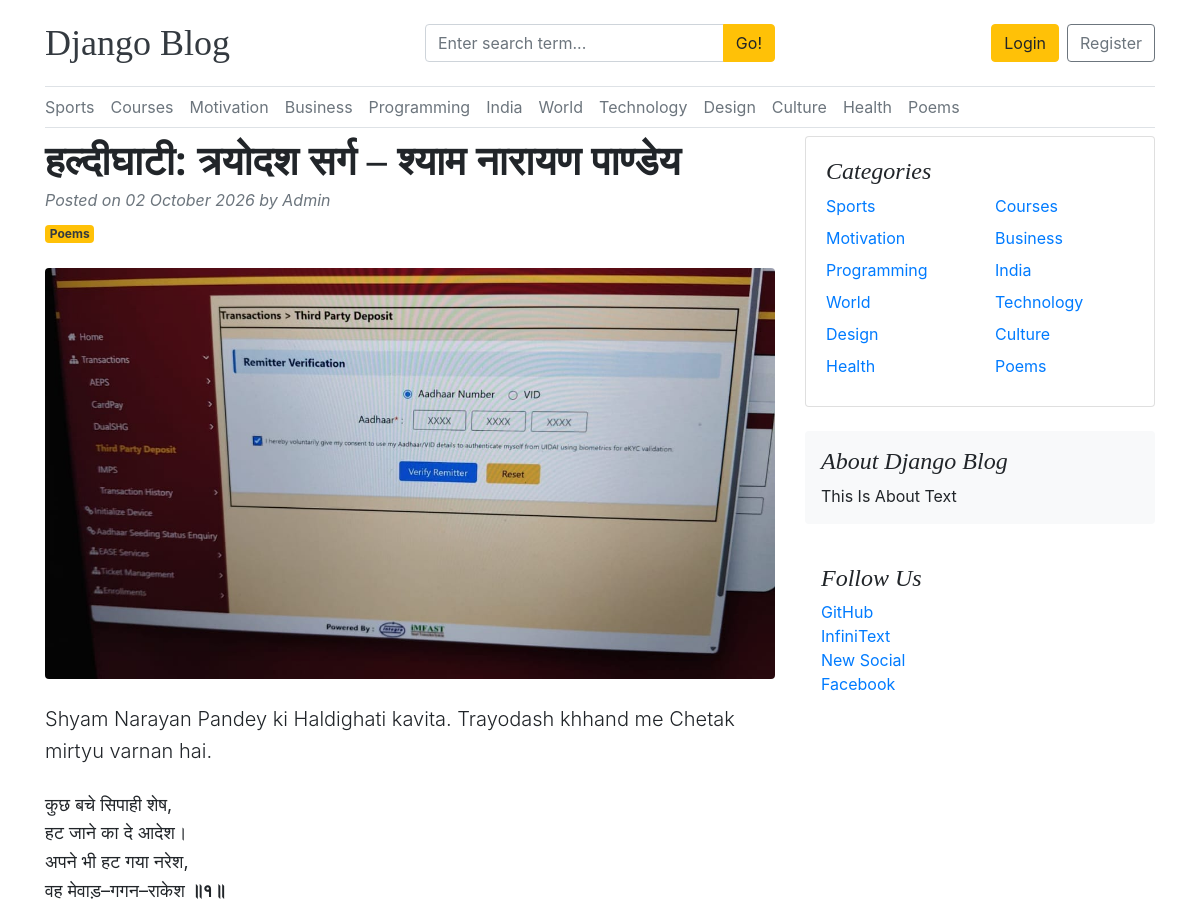
/blog/haldighati-trayodash-sarg/ (upper part), run on an earlier commit of the app's database.
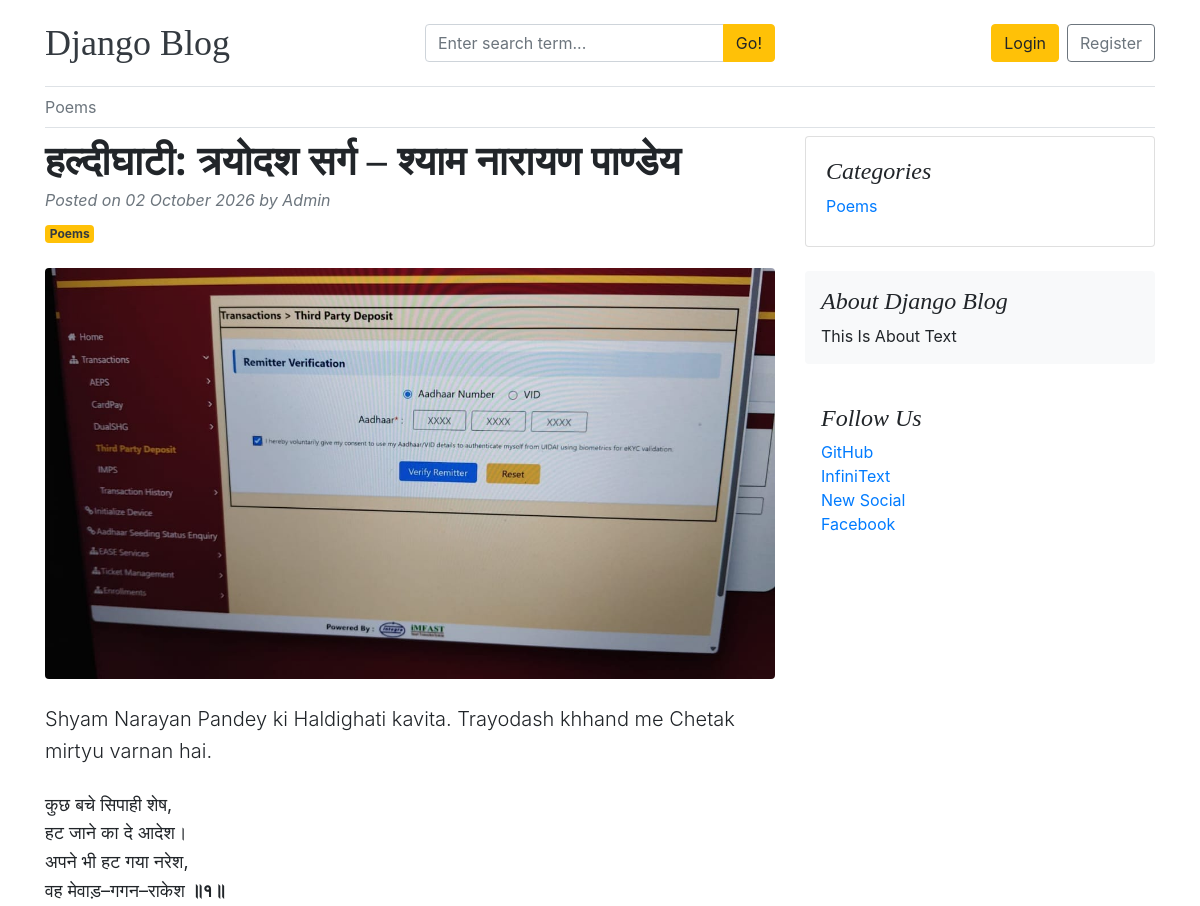
And on a later commit of the database.
### blogs/models.py (models this page shows)
class Category(models.Model):
    category_name = models.CharField(max_length=50, unique=True)
    created_at = models.DateTimeField(auto_now_add=True)
    updated_at = models.DateTimeField(auto_now=True)
    class Meta:
        verbose_name_plural = "Categories"
    def __str__(self) -> str:
        return self.category_name

### about_us/models.py (models this page shows, shortened)
class SocialLink(models.Model):
    platform = models.CharField(max_length=50)
    link = models.URLField(max_length=255)
    social_icon = models.TextField(max_length=1000)
    created_at = models.DateTimeField(auto_now_add=True)
    updated_at = models.DateTimeField(auto_now=True)

### blogs/views.py (the view, shortened to what this page needs)
# urls.py: path('blog/<slug:slug>/',BlogsView.blogs,name='blogs'),
def blogs(request,slug):
    single_blog = get_object_or_404(Blog,slug=slug,status='Published')
    comments = Comment.objects.filter(blog=single_blog)
    return render(request,'blogs.html',{'single_blog':single_blog,'comments':comments})

### blogs/context_processors.py (called while the page is built)
def get_categories(request):
    categories = Category.objects.all()
    try:
        about = About.objects.get()
    except:
        about = None
    return dict(categories=categories, about=about)

def get_social_links(request):
    social_links = SocialLink.objects.all()
    return dict(social_links=social_links)

### blogs/models.py (called while the page is built)
    def __str__(self) -> str:
        return self.comment

### blogs/templatetags/markdown_extras.py (called while the page is built)
@register.filter
@stringfilter
def convert_markdown_to_html(value):
    md = markdown.markdown(
        value,
        extensions=["markdown.extensions.fenced_code",
                    "markdown.extensions.tables"],
    )
    return md

### templates/blogs.html (shortened to what this page needs)
{% extends 'base.html' %}
{% load markdown_extras %}
{% block content %}
    <div class="row">
        <div class="col-lg-8">
            <article>
                <header class="mb-4">
                    <h1 class="font-weight-bold mb-1">{{ single_blog.title }}</h1>
                    <div class="text-muted font-italic mb-2">
                        Posted on {{ single_blog.created_at|date:'d F Y' }} by <span class="text-capitalize"
                                                                                     class="font-weight:500px;">{{ single_blog.author }}</span>
                    </div>
                    <a class="badge badge-warning text-dark"
                       href="{% url 'posts_by_category' single_blog.category.id %}">
                        {{ single_blog.category }}
                    </a>
                </header>
                {% if single_blog.featured_image %}
                    <figure class="mb-4">
                        <img class="img-fluid rounded w-100" src="{{ single_blog.featured_image.url }}"
                             alt="{{ single_blog.title }}">
                    </figure>
                {% endif %}
                <section class="mb-5 post-body" style="font-size:18px; line-height:1.6;">
                    <p class="lead mb-4">{{ single_blog.short_description }}</p>
                    <div style="white-space: pre-line;">{{ single_blog.blog_body|convert_markdown_to_html|safe   }}</div>
                </section>
            </article>
        </div>
        <aside class="col-lg-4 blog-sidebar">
            <div class="card mb-4">
                <div class="card-body">
                    <h4 class="font-italic">Categories</h4>
                    <div class="row">
                        {% for cat in categories %}
                            <div class="col-6 mb-2">
                                <a href="{% url 'posts_by_category' cat.id %}">{{ cat.category_name }}</a>
                            </div>
                        {% endfor %}
                    </div>
                </div>
            </div>
            <div class="p-3 mb-4 bg-light rounded">
                <h4 class="font-italic">{{ about.about_heading }}</h4>
                <p class="mb-0">{{ about.about_text }}</p>
            </div>
            {% if social_links %}
                <div class="p-3">
                    <h4 class="font-italic">Follow Us</h4>
                    <ol class="list-unstyled mb-0">
                        {% for social_link in social_links %}
                            <li><a href="{{ social_link.link }}">{{ social_link.platform }}</a></li>
                        {% endfor %}
                    </ol>
                </div>
            {% endif %}
        </aside>
    </div>
{% endblock %}

### templates/base.html (shortened to what this page needs)
{% load static %}
<!DOCTYPE html>
<html lang="en">
<head>
    <link href="https://cdn.jsdelivr.net/npm/bootstrap@4.6.2/dist/css/bootstrap.min.css"
          rel="stylesheet">
    <link rel="stylesheet"
          href="https://cdnjs.cloudflare.com/ajax/libs/font-awesome/4.7.0/css/font-awesome.min.css">
    <link href="{% static 'css/blog.css' %}" rel="stylesheet">
    <link rel="stylesheet" href="https://cdnjs.cloudflare.com/ajax/libs/highlight.js/11.12.0/styles/default.min.css">
    <link rel="stylesheet" href="https://cdnjs.cloudflare.com/ajax/libs/highlight.js/11.11.1/styles/hybrid.min.css">
</head>
<body>
<div class="container">
    {% if not '/dashboard' in request.path %}
        <header class="blog-header py-3 border-bottom">
            <div class="row align-items-center">
                <div class="col-12 col-md-4 text-center text-md-left mb-2 mb-md-0">
                    <a class="blog-header-logo text-dark"
                       href="/">
                        {{ about.site_name }}
                    </a>
                </div>
                <div class="col-12 col-md-4 mb-2 mb-md-0">
                    <form action="{% url 'search' %}"
                          method="GET">
                        <div class="input-group">
                            <input
                                    class="form-control"
                                    type="text"
                                    name="keyword"
                                    value="{{ keyword }}"
                                    placeholder="Enter search term..."
                                    aria-label="Search"
                                    required
                            >
                            <div class="input-group-append">
                                <button
                                        type="submit"
                                        class="btn btn-warning">
                                    Go!
                                </button>
                            </div>
                        </div>
                    </form>
                </div>
                <div class="col-12 col-md-4
                        d-flex
                        justify-content-center
                        justify-content-md-end
                        align-items-center">
                    {% if not user.is_authenticated %}
                        <a class="btn btn-warning"
                           href="{% url 'login' %}">
                            Login
                        </a>
                        <a class="btn btn-outline-secondary ml-2"
                           href="{% url 'register' %}">
                            Register
                        </a>
                    {% endif %}
                </div>
            </div>
        </header>
        <div class="nav-scroller py-1 mb-2 border-bottom">
            <nav class="nav justify-content-start">
                {% for category in categories %}
                    <a class="py-1 pr-3 pl-0 text-muted" href="/category/{{ category.id }}">
                        {{ category }}
                    </a>
                {% endfor %}
            </nav>
        </div>
    {% else %}
        <header class="d-flex justify-content-center py-3">
            <div class="nav nav-pills">
                <h1>Admin Panel</h1>
            </div>
        </header>
    {% endif %}
    <main role="main">
        {% block content %}
        {% endblock %}
    </main>
</div>
</body>
</html>

What changed in the data, as far as the page shows it:
removed Category: category_name "Sports"
removed Category: category_name "Courses"
removed Category: category_name "Motivation"
removed Category: category_name "Business"
removed Category: category_name "Programming"
removed Category: category_name "India"
removed Category: category_name "World"
removed Category: category_name "Technology"
removed Category: category_name "Design"
removed Category: category_name "Culture"
removed Category: category_name "Health"
